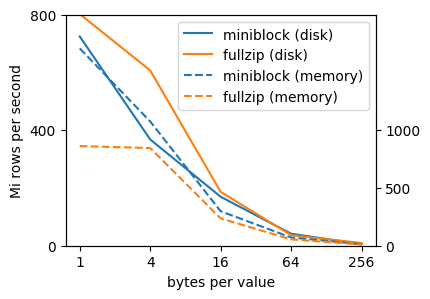

The Python source for this figure:
import pandas as pd
import matplotlib.pyplot as plt
import matplotlib.ticker

cat_to_size = {
    "mb1": 1,
    "mb2": 4,
    "mb3": 16,
    "mb4": 64,
    "mb5": 256,
    "fz1": 1,
    "fz2": 4,
    "fz3": 16,
    "fz4": 64,
    "fz5": 256,
}

plt.rc("axes", axisbelow=True)

df = pd.read_csv("sized_scan.csv")

fig, ax = plt.subplots()

fig.set_dpi(150)
fig.set_size_inches(4, 3)

ax.set_xscale("log")
ax.set_xlabel("bytes per value")
ax.minorticks_off()
ax.set_xticks([1, 4, 16, 64, 256], labels=["1", "4", "16", "64", "256"])
ax.set_ylim([0, 800])
ax.set_yticks([0, 400, 800])
ax.set_ylabel("Mi rows per second")

ax.yaxis.set_major_locator(matplotlib.ticker.LinearLocator(3))

filtered = df[df["category"].str.startswith("mb") & (df["keep_cache"] == False)]

sizes = [cat_to_size[cat] for cat in filtered["category"]]
ax.plot(
    sizes,
    filtered["iterations_per_second"],
    label="miniblock (disk)",
)

filtered = df[df["category"].str.startswith("fz") & (df["keep_cache"] == False)]

sizes = [cat_to_size[cat] for cat in filtered["category"]]
ax.plot(
    sizes,
    filtered["iterations_per_second"],
    label="fullzip (disk)",
)

ax2 = ax.twinx()
ax2.set_ylim([0, 2_000])
ax2.set_yticks([0, 500, 1_000])

filtered = df[df["category"].str.startswith("mb") & (df["keep_cache"] == True)]

sizes = [cat_to_size[cat] for cat in filtered["category"]]
ax2.plot(
    sizes,
    filtered["iterations_per_second"],
    label="miniblock (memory)",
    linestyle="--",
)

filtered = df[df["category"].str.startswith("fz") & (df["keep_cache"] == True)]

sizes = [cat_to_size[cat] for cat in filtered["category"]]
ax2.plot(
    sizes,
    filtered["iterations_per_second"],
    label="fullzip (memory)",
    linestyle="--",
)

lines, labels = ax.get_legend_handles_labels()
lines2, labels2 = ax2.get_legend_handles_labels()
ax2.legend(lines + lines2, labels + labels2, loc=0)

plt.savefig("sized_scan.png", bbox_inches="tight")
plt.close()
